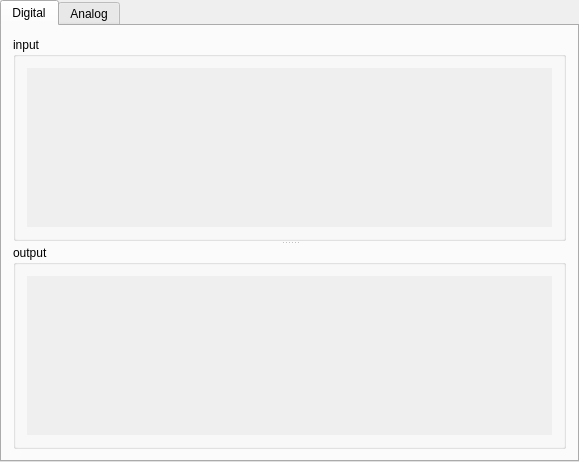
<?xml version="1.0" encoding="UTF-8"?>
<ui version="4.0">
 <class>ModuleIO</class>
 <widget class="QWidget" name="ModuleIO">
  <property name="geometry">
   <rect>
    <x>0</x>
    <y>0</y>
    <width>579</width>
    <height>462</height>
   </rect>
  </property>
  <property name="windowTitle">
   <string>ModuleIO</string>
  </property>
  <layout class="QHBoxLayout" name="horizontalLayout">
   <property name="leftMargin">
    <number>0</number>
   </property>
   <property name="topMargin">
    <number>0</number>
   </property>
   <property name="rightMargin">
    <number>0</number>
   </property>
   <property name="bottomMargin">
    <number>0</number>
   </property>
   <item>
    <widget class="QStackedWidget" name="stackedWidget">
     <property name="contextMenuPolicy">
      <enum>Qt::ActionsContextMenu</enum>
     </property>
     <property name="frameShape">
      <enum>QFrame::NoFrame</enum>
     </property>
     <property name="frameShadow">
      <enum>QFrame::Sunken</enum>
     </property>
     <property name="currentIndex">
      <number>0</number>
     </property>
     <widget class="QWidget" name="page_ui">
      <layout class="QHBoxLayout" name="horizontalLayout_4">
       <property name="spacing">
        <number>6</number>
       </property>
       <property name="leftMargin">
        <number>0</number>
       </property>
       <property name="topMargin">
        <number>0</number>
       </property>
       <property name="rightMargin">
        <number>0</number>
       </property>
       <property name="bottomMargin">
        <number>0</number>
       </property>
       <item>
        <widget class="QTabWidget" name="tabWidget">
         <property name="currentIndex">
          <number>0</number>
         </property>
         <widget class="QWidget" name="tab_digital">
          <attribute name="title">
           <string>Digital</string>
          </attribute>
          <layout class="QVBoxLayout" name="verticalLayout_2">
           <item>
            <widget class="QSplitter" name="splitter">
             <property name="frameShape">
              <enum>QFrame::NoFrame</enum>
             </property>
             <property name="frameShadow">
              <enum>QFrame::Plain</enum>
             </property>
             <property name="orientation">
              <enum>Qt::Vertical</enum>
             </property>
             <widget class="QGroupBox" name="groupBox">
              <property name="title">
               <string>input</string>
              </property>
              <layout class="QHBoxLayout" name="horizontalLayout_2">
               <item>
                <widget class="QScrollArea" name="scrollArea">
                 <property name="frameShape">
                  <enum>QFrame::NoFrame</enum>
                 </property>
                 <property name="frameShadow">
                  <enum>QFrame::Sunken</enum>
                 </property>
                 <property name="widgetResizable">
                  <bool>true</bool>
                 </property>
                 <widget class="QWidget" name="scl_input">
                  <property name="geometry">
                   <rect>
                    <x>0</x>
                    <y>0</y>
                    <width>535</width>
                    <height>168</height>
                   </rect>
                  </property>
                  <layout class="QVBoxLayout" name="vlayout_sclinput"/>
                 </widget>
                </widget>
               </item>
              </layout>
             </widget>
             <widget class="QGroupBox" name="groupBox_2">
              <property name="title">
               <string>output</string>
              </property>
              <layout class="QHBoxLayout" name="horizontalLayout_3">
               <item>
                <widget class="QScrollArea" name="scrollArea_2">
                 <property name="frameShape">
                  <enum>QFrame::NoFrame</enum>
                 </property>
                 <property name="frameShadow">
                  <enum>QFrame::Sunken</enum>
                 </property>
                 <property name="widgetResizable">
                  <bool>true</bool>
                 </property>
                 <widget class="QWidget" name="scl_output">
                  <property name="geometry">
                   <rect>
                    <x>0</x>
                    <y>0</y>
                    <width>535</width>
                    <height>182</height>
                   </rect>
                  </property>
                  <layout class="QVBoxLayout" name="vlayout_scloutput"/>
                 </widget>
                </widget>
               </item>
              </layout>
             </widget>
            </widget>
           </item>
          </layout>
         </widget>
         <widget class="QWidget" name="tab_analog">
          <attribute name="title">
           <string>Analog</string>
          </attribute>
         </widget>
        </widget>
       </item>
      </layout>
     </widget>
     <widget class="QWidget" name="page_tree">
      <layout class="QVBoxLayout" name="verticalLayout">
       <item>
        <widget class="QTreeWidget" name="treeWidget">
         <column>
          <property name="text">
           <string notr="true">1</string>
          </property>
         </column>
        </widget>
       </item>
      </layout>
     </widget>
    </widget>
   </item>
  </layout>
 </widget>
 <layoutdefault spacing="6" margin="11"/>
 <resources/>
 <connections/>
</ui>
